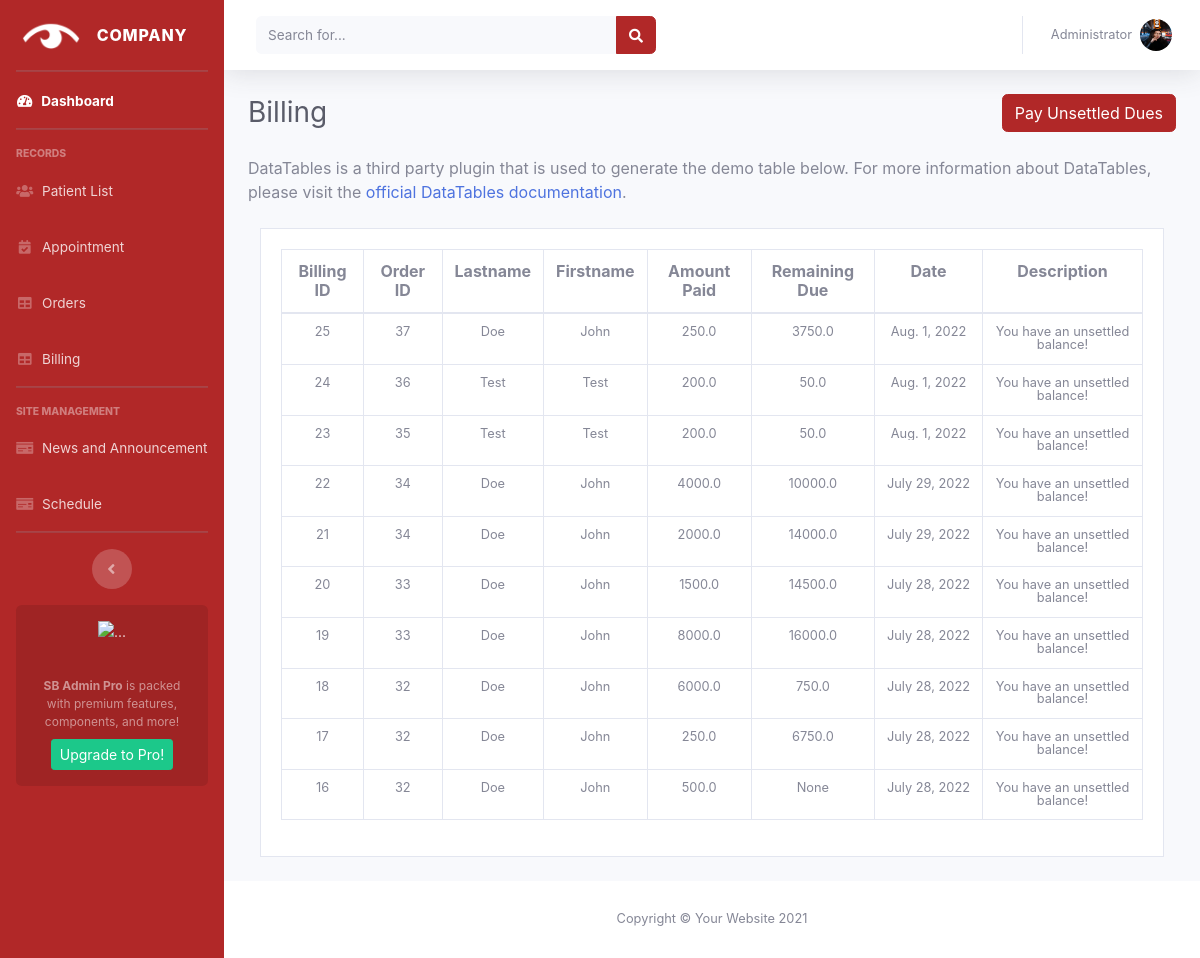
/Billing/, run on the app's committed database.
### accounts/models.py (models this page shows, shortened)
class Billing(models.Model):
    order = models.ForeignKey(Order, null=True, blank=True,on_delete=models.CASCADE)
    amount = models.FloatField(null=True,blank=True)
    remain_due = models.FloatField(null=True,blank=True)
    description = models.CharField(max_length=200, null=True,blank=True)
    date_created = models.DateTimeField(auto_now_add=True)

class Order(models.Model):
    TYPE = (
        ('Glasses', 'Glasses'),
        ('Product', 'Product'),
    )
    user = models.ForeignKey(User, null=True, blank=True,on_delete=models.CASCADE)
    price = models.FloatField(null=True,blank=True)
    quantity = models.IntegerField(null=True,blank=True)
    due = models.FloatField(null=True,blank=True)
    type = models.CharField(max_length=200, null=True,blank=True, choices=TYPE)
    date_created = models.DateTimeField(auto_now_add=True)
    product_details = models.CharField(default='None:',max_length=200, null=True, blank=True)
    dispense_details = models.CharField(default='None:',max_length=200, null=True, blank=True)
    lab_details = models.CharField(default='None:',max_length=200, null=True, blank=True)
    status = models.CharField(max_length=200, null=True,blank=True)
    note = models.CharField(max_length=200, null=True,blank=True)

class Account(models.Model):
    user = models.OneToOneField(
        User, null=True, blank=True, on_delete=models.CASCADE)
    first_name = models.CharField(max_length=200, null=True, blank=True)
    middle_name = models.CharField(max_length=200, null=True, blank=True)
    last_name = models.CharField(max_length=200, null=True, blank=True)
    occupation = models.CharField(max_length=200, null=True, blank=True)
    phone = models.CharField(max_length=200, null=True, blank=True)
    email = models.CharField(max_length=200, null=True, blank=True)
    profile_pic = models.ImageField(
        default="pexels-misael-garcia-1707828.jpg", null=True, blank=True)
    birthday = models.DateField(null=True, blank=True)
    gender = models.CharField(max_length=200, null=True, blank=True)
    street = models.CharField(max_length=200, null=True, blank=True)
    barangay = models.CharField(max_length=200, null=True, blank=True)
    city = models.CharField(max_length=200, null=True, blank=True)
    zip = models.CharField(max_length=200, null=True, blank=True)

### accounts/views.py (the view)
# urls.py: path('Billing/', views.billing, name='billing'),
def billing(request):
    billings = Billing.objects.all().order_by('-date_created')
    context = {'billings': billings}
    return render(request, 'admin/pages/billing.html', context)

### accounts/templates/admin/pages/billing.html
{% extends 'admin/admin.html' %} {% block title %}Billing{% endblock %}
{% block content %}
<div class="d-sm-flex align-items-center justify-content-between mb-4">
    <h1 class="h3 mb-0 text-gray-800">Billing</h1>
    <a class="btn btn-primary" href="{% url 'orders' %}" type="button">Pay Unsettled Dues</a>
</div>
<p class="mb-4">DataTables is a third party plugin that is used to generate the demo table below.
    For more information about DataTables, please visit the <a target="_blank" href="https://datatables.net">official
        DataTables documentation</a>.</p>
<div class="col-xl-12 mt-4">
    <div class=" card rounded-0  mb-4">
        <div class=" card card-body border-0   ">
            <table class="table table-bordered text-center align-middle">
                <tr class="p-0 mb-2 h6 text-dark-100 bolder">
                    <th scope="col">Billing ID</th>
                    <th scope="col">Order ID</th>
                    <th scope="col">Lastname</th>
                    <th scope="col">Firstname</th>
                    <th scope="col">Amount Paid</th>
                    <th scope="col ">Remaining Due</th>
                    <th scope="colasdasd">Date</th>
                    <th>Description</th>
                </tr>
                <tbody class="p-5 ">
                    {% for billing in billings%}
                    <tr class="small text-center lh-1">
                        <td>{{billing.id}}</td>
                        <td>{{billing.order.id}}</td>
                        <td>{{billing.order.user.account.last_name}}</td>
                        <td>{{billing.order.user.account.first_name}}</td>
                        <td>{{billing.amount}}</td>
                        <td>{{billing.remain_due}}</td>
                        <td>
                            <div class="d-inline-block text-truncate" style="max-width: 150px;">
                                {{billing.date_created.date}}
                            </div>
                        </td>
                        <td>{{billing.description}}</td>
                    </tr>
                    {% endfor %}
                </tbody>
            </table>
        </div>
    </div>
</div>
{% endblock %}

### accounts/templates/admin/admin.html (shortened to what this page needs)
{% load static %}
<!DOCTYPE html>
<html lang="en">
<head>
    <link rel="stylesheet" href="https://maxcdn.bootstrapcdn.com/bootstrap/4.0.0/css/bootstrap.min.css"
>
    <link rel="stylesheet" href="https://maxcdn.bootstrapcdn.com/bootstrap/4.5.2/css/bootstrap.min.css">
    <link href="https://cdn.jsdelivr.net/npm/bootstrap@5.0.2/dist/css/bootstrap.min.css" rel="stylesheet"
>
    <link rel="stylesheet" href="https://use.fontawesome.com/releases/v5.6.3/css/all.css"
>
    <link rel="stylesheet" href="https://cdnjs.cloudflare.com/ajax/libs/font-awesome/4.7.0/css/font-awesome.min.css">
    <link href="{% static '/css/sb-admin-2.min.css' %}" rel="stylesheet">
    <link rel="stylesheet" href="{% static '/css/admin_2.css' %}">
    <link rel="stylesheet" type="text/css" href="{% static '/css/evo-calendar.min.4.css' %}">
    <link rel="stylesheet" type="text/css" href="{% static 'css/evo-calendar.orange-coral.min.2.css' %}">
</head>
<body id="page-top">
    <div id="wrapper">
        {% include 'admin/components/sidebar.html' %}
        <div id="content-wrapper" class="d-flex flex-column">
            <div id="content">
                {% include 'admin/components/navbar.html' %}
                <div class="container-fluid">
                    {% block content %} {% endblock %}
                </div>
            </div>
            <footer class="sticky-footer bg-white">
                <div class="container my-auto">
                    <div class="copyright text-center my-auto">
                        <span>Copyright &copy; Your Website 2021</span>
                    </div>
                </div>
            </footer>
        </div>
    </div>
</body>
</html>

### accounts/templates/admin/components/sidebar.html
{% load static %}
<ul class="navbar-nav bg-gradient-primary  sidebar sidebar-dark accordion" id="accordionSidebar">
    <a class="sidebar-brand d-flex align-items-center justify-content-center" href="{% url 'home' %}">
        <div class="sidebar-brand-icon ">
            <img id="logonav" src="{% static 'images/logo.ico' %}" width="60" height="60"
                class="d-inline-block align-top" alt="">
        </div>
        <div class="sidebar-brand-text mx-3">Company
        </div>
    </a>
    <hr class="sidebar-divider my-0">
    <li class="nav-item active">
        <a class="nav-link" href="{% url 'dashboard' %}">
            <i class="fas fa-fw fa-tachometer-alt"></i>
            <span>Dashboard</span></a>
    </li>
    <hr class="sidebar-divider">
    <div class="sidebar-heading">
        Records
    </div>
    <li class="nav-item">
        <a class="nav-link" href="{% url 'patient list' %}">
            <i class="fas fa-fw fa-users"></i>
            <span>Patient List</span></a>
    </li>
    <li class="nav-item">
        <a class="nav-link" href="{% url 'appointment' %}">
            <i class="fas fa-fw fa-calendar-check"></i>
            <span>Appointment</span></a>
    </li>
    <li class="nav-item">
        <a class="nav-link" href="{% url 'orders' %}">
            <i class="fas fa-fw fa-table"></i>
            <span>Orders</span></a>
    </li>
    <li class="nav-item">
        <a class="nav-link" href="{% url 'billing' %}">
            <i class="fas fa-fw fa-table"></i>
            <span>Billing</span></a>
    </li>
    <hr class="sidebar-divider">
    <div class="sidebar-heading">
        Site Management
    </div>
    <li class="nav-item">
        <a class="nav-link" href="{% url 'news' %}">
            <i class="fas fa-fw fa-money-check"></i>
            <span>News and Announcement</span></a>
    </li>
    <li class="nav-item">
        <a class="nav-link" href="{% url 'schedule' %}">
            <i class="fas fa-fw fa-money-check"></i>
            <span>Schedule</span></a>
    </li>
    <hr class="sidebar-divider d-none d-md-block">
    <div class="text-center d-none d-md-inline">
        <button class="rounded-circle border-0" id="sidebarToggle"></button>
    </div>
    <div class="sidebar-card d-none d-lg-flex">
        <img class="sidebar-card-illustration mb-2" alt="...">
        <p class="text-center mb-2"><strong>SB Admin Pro</strong> is packed with premium features, components,
            and more!</p>
        <a class="btn btn-success btn-sm" href="https://startbootstrap.com/theme/sb-admin-pro">Upgrade to
            Pro!</a>
    </div>
</ul>

### accounts/templates/admin/components/navbar.html (shortened to what this page needs)
{% load static %}
<nav class="navbar navbar-expand navbar-light bg-white topbar mb-4 static-top shadow">
    <form class="d-none d-sm-inline-block form-inline mr-auto ml-md-3 my-2 my-md-0 mw-100 navbar-search">
        <div class="input-group">
            <input type="text" class="form-control bg-light border-0 small" placeholder="Search for..."
                aria-label="Search" aria-describedby="basic-addon2">
            <div class="input-group-append">
                <button class="btn btn-primary" type="button">
                    <i class="fas fa-search fa-sm"></i>
                </button>
            </div>
        </div>
    </form>
    <ul class="navbar-nav ml-auto">
        <li class="nav-item dropdown no-arrow">
            <a class="nav-link dropdown-toggle" href="#" id="userDropdown" role="button" data-toggle="dropdown"
                aria-haspopup="true" aria-expanded="false">
                <span class="mr-2 d-none d-lg-inline text-gray-600 small">Administrator</span>
                <img class="img-profile rounded-circle" alt="pic"
                    src="{% static '/images/pexels-misael-garcia-1707828.jpg' %}">
            </a>
        </li>
    </ul>
</nav>

### static/css/admin_2.css (style rules this page uses)
.bg-gradient-primary { background-color: #d24a4a; background-image: linear-gradient(180deg,#b12828 10%,#b12828 100%); background-size: cover; }
.btn-primary { color: #fff; background-color:#b12828; border-color: #b12828; }

### static/css/evo-calendar.min.4.css (style rules this page uses)
*,::after,::before { -webkit-box-sizing:border-box;box-sizing:border-box; }
html,body { padding:0;margin:0 }

### accounts/templates/admin/admin.html (style rules this page uses)
html { scroll-behavior: smooth; }

### data on the page
Billing: id "25", order.id "37", order.user.account.last_name "Doe", order.user.account.first_name "John", amount "250.0", remain_due "3750.0", date_created "Aug. 1, 2022", description "You have an unsettled balance!"
Billing: id "24", order.id "36", order.user.account.last_name "Test", order.user.account.first_name "Test", amount "200.0", remain_due "50.0", date_created "Aug. 1, 2022", description "You have an unsettled balance!"
Billing: id "23", order.id "35", order.user.account.last_name "Test", order.user.account.first_name "Test", amount "200.0", remain_due "50.0", date_created "Aug. 1, 2022", description "You have an unsettled balance!"
Billing: id "22", order.id "34", order.user.account.last_name "Doe", order.user.account.first_name "John", amount "4000.0", remain_due "10000.0", date_created "July 29, 2022", description "You have an unsettled balance!"
Billing: id "21", order.id "34", order.user.account.last_name "Doe", order.user.account.first_name "John", amount "2000.0", remain_due "14000.0", date_created "July 29, 2022", description "You have an unsettled balance!"
Billing: id "20", order.id "33", order.user.account.last_name "Doe", order.user.account.first_name "John", amount "1500.0", remain_due "14500.0", date_created "July 28, 2022", description "You have an unsettled balance!"
Billing: id "19", order.id "33", order.user.account.last_name "Doe", order.user.account.first_name "John", amount "8000.0", remain_due "16000.0", date_created "July 28, 2022", description "You have an unsettled balance!"
Billing: id "18", order.id "32", order.user.account.last_name "Doe", order.user.account.first_name "John", amount "6000.0", remain_due "750.0", date_created "July 28, 2022", description "You have an unsettled balance!"
Billing: id "17", order.id "32", order.user.account.last_name "Doe", order.user.account.first_name "John", amount "250.0", remain_due "6750.0", date_created "July 28, 2022", description "You have an unsettled balance!"
Billing: id "16", order.id "32", order.user.account.last_name "Doe", order.user.account.first_name "John", amount "500.0", remain_due "None", date_created "July 28, 2022", description "You have an unsettled balance!"
